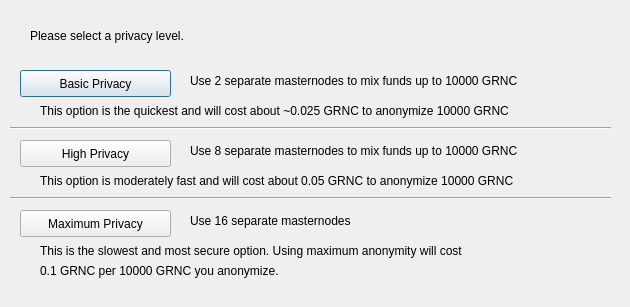
<?xml version="1.0" encoding="UTF-8"?>
<ui version="4.0">
 <class>ObfuscationConfig</class>
 <widget class="QDialog" name="ObfuscationConfig">
  <property name="geometry">
   <rect>
    <x>0</x>
    <y>0</y>
    <width>630</width>
    <height>307</height>
   </rect>
  </property>
  <property name="windowTitle">
   <string>Configure Obfuscation</string>
  </property>
  <widget class="QPushButton" name="buttonBasic">
   <property name="geometry">
    <rect>
     <x>20</x>
     <y>70</y>
     <width>151</width>
     <height>27</height>
    </rect>
   </property>
   <property name="text">
    <string>Basic Privacy</string>
   </property>
  </widget>
  <widget class="QPushButton" name="buttonHigh">
   <property name="geometry">
    <rect>
     <x>20</x>
     <y>140</y>
     <width>151</width>
     <height>27</height>
    </rect>
   </property>
   <property name="text">
    <string>High Privacy</string>
   </property>
  </widget>
  <widget class="QPushButton" name="buttonMax">
   <property name="geometry">
    <rect>
     <x>20</x>
     <y>210</y>
     <width>151</width>
     <height>27</height>
    </rect>
   </property>
   <property name="text">
    <string>Maximum Privacy</string>
   </property>
  </widget>
  <widget class="QLabel" name="label">
   <property name="geometry">
    <rect>
     <x>30</x>
     <y>20</y>
     <width>571</width>
     <height>31</height>
    </rect>
   </property>
   <property name="text">
    <string>Please select a privacy level.</string>
   </property>
  </widget>
  <widget class="QLabel" name="label_2">
   <property name="geometry">
    <rect>
     <x>190</x>
     <y>70</y>
     <width>421</width>
     <height>21</height>
    </rect>
   </property>
   <property name="text">
    <string>Use 2 separate masternodes to mix funds up to 10000 GRNC</string>
   </property>
  </widget>
  <widget class="QLabel" name="label_3">
   <property name="geometry">
    <rect>
     <x>190</x>
     <y>140</y>
     <width>411</width>
     <height>21</height>
    </rect>
   </property>
   <property name="text">
    <string>Use 8 separate masternodes to mix funds up to 10000 GRNC</string>
   </property>
  </widget>
  <widget class="QLabel" name="label_4">
   <property name="geometry">
    <rect>
     <x>190</x>
     <y>210</y>
     <width>421</width>
     <height>21</height>
    </rect>
   </property>
   <property name="text">
    <string>Use 16 separate masternodes</string>
   </property>
  </widget>
  <widget class="QLabel" name="label_6">
   <property name="geometry">
    <rect>
     <x>40</x>
     <y>100</y>
     <width>561</width>
     <height>21</height>
    </rect>
   </property>
   <property name="text">
    <string>This option is the quickest and will cost about ~0.025 GRNC to anonymize 10000 GRNC</string>
   </property>
  </widget>
  <widget class="QLabel" name="label_7">
   <property name="geometry">
    <rect>
     <x>40</x>
     <y>170</y>
     <width>561</width>
     <height>21</height>
    </rect>
   </property>
   <property name="text">
    <string>This option is moderately fast and will cost about 0.05 GRNC to anonymize 10000 GRNC</string>
   </property>
  </widget>
  <widget class="QLabel" name="label_8">
   <property name="geometry">
    <rect>
     <x>40</x>
     <y>240</y>
     <width>561</width>
     <height>21</height>
    </rect>
   </property>
   <property name="text">
    <string>This is the slowest and most secure option. Using maximum anonymity will cost</string>
   </property>
  </widget>
  <widget class="QLabel" name="label_9">
   <property name="geometry">
    <rect>
     <x>40</x>
     <y>260</y>
     <width>561</width>
     <height>21</height>
    </rect>
   </property>
   <property name="text">
    <string>0.1 GRNC per 10000 GRNC you anonymize.</string>
   </property>
  </widget>
  <widget class="Line" name="line">
   <property name="geometry">
    <rect>
     <x>10</x>
     <y>120</y>
     <width>601</width>
     <height>16</height>
    </rect>
   </property>
   <property name="orientation">
    <enum>Qt::Horizontal</enum>
   </property>
  </widget>
  <widget class="Line" name="line_2">
   <property name="geometry">
    <rect>
     <x>10</x>
     <y>190</y>
     <width>601</width>
     <height>16</height>
    </rect>
   </property>
   <property name="orientation">
    <enum>Qt::Horizontal</enum>
   </property>
  </widget>
 </widget>
 <resources/>
 <connections/>
</ui>
